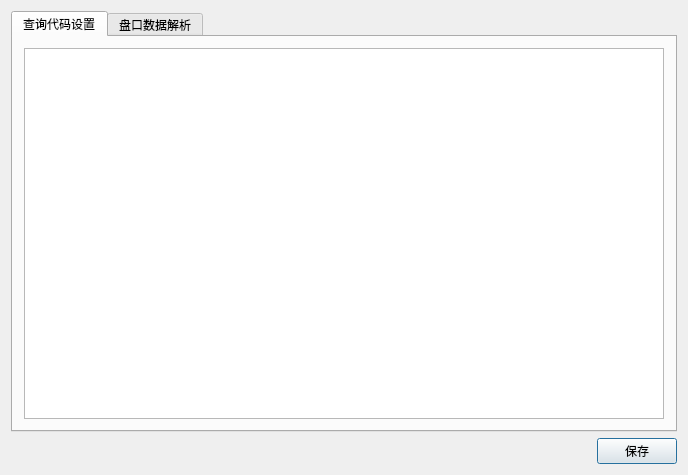
<?xml version="1.0" encoding="UTF-8"?>
<ui version="4.0">
 <class>EdBSetting</class>
 <widget class="QDialog" name="EdBSetting">
  <property name="geometry">
   <rect>
    <x>0</x>
    <y>0</y>
    <width>688</width>
    <height>475</height>
   </rect>
  </property>
  <property name="windowTitle">
   <string>设置</string>
  </property>
  <layout class="QGridLayout" name="gridLayout_3">
   <item row="0" column="0">
    <widget class="QTabWidget" name="tabWidget">
     <property name="currentIndex">
      <number>0</number>
     </property>
     <widget class="QWidget" name="tab">
      <attribute name="title">
       <string>查询代码设置</string>
      </attribute>
      <layout class="QGridLayout" name="gridLayout_2">
       <item row="0" column="0">
        <widget class="QTextEdit" name="textEdit_queryData"/>
       </item>
      </layout>
     </widget>
     <widget class="QWidget" name="tab_2">
      <attribute name="title">
       <string>盘口数据解析</string>
      </attribute>
      <layout class="QGridLayout" name="gridLayout">
       <item row="0" column="0">
        <layout class="QHBoxLayout" name="horizontalLayout">
         <item>
          <widget class="QLabel" name="label">
           <property name="text">
            <string>选择脚本</string>
           </property>
          </widget>
         </item>
         <item>
          <widget class="QComboBox" name="combo_priceScript">
           <property name="minimumSize">
            <size>
             <width>180</width>
             <height>0</height>
            </size>
           </property>
           <property name="maximumSize">
            <size>
             <width>180</width>
             <height>16777215</height>
            </size>
           </property>
          </widget>
         </item>
         <item>
          <spacer name="horizontalSpacer">
           <property name="orientation">
            <enum>Qt::Horizontal</enum>
           </property>
           <property name="sizeHint" stdset="0">
            <size>
             <width>40</width>
             <height>20</height>
            </size>
           </property>
          </spacer>
         </item>
        </layout>
       </item>
       <item row="1" column="0">
        <widget class="QTextEdit" name="textEdit_priceScript">
         <property name="readOnly">
          <bool>false</bool>
         </property>
         <property name="textInteractionFlags">
          <set>Qt::TextEditorInteraction</set>
         </property>
        </widget>
       </item>
      </layout>
     </widget>
    </widget>
   </item>
   <item row="1" column="0">
    <layout class="QHBoxLayout" name="horizontalLayout_2">
     <item>
      <spacer name="horizontalSpacer_2">
       <property name="orientation">
        <enum>Qt::Horizontal</enum>
       </property>
       <property name="sizeHint" stdset="0">
        <size>
         <width>40</width>
         <height>20</height>
        </size>
       </property>
      </spacer>
     </item>
     <item>
      <widget class="QPushButton" name="button_confirm">
       <property name="text">
        <string>保存</string>
       </property>
      </widget>
     </item>
    </layout>
   </item>
  </layout>
 </widget>
 <layoutdefault spacing="6" margin="11"/>
 <resources/>
 <connections/>
</ui>
